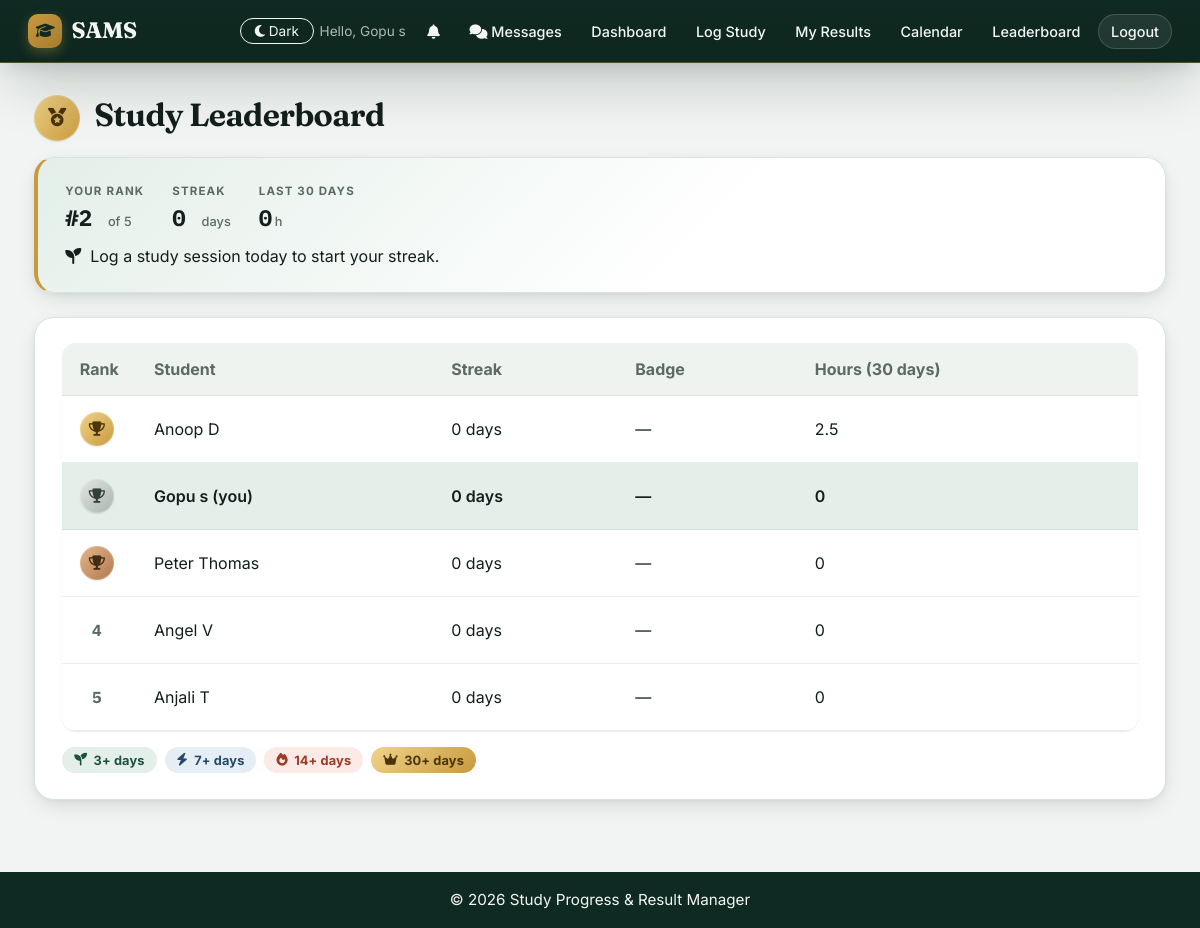
/student/leaderboard (signed in), run on the app's committed database.
### tables this page shows
CREATE TABLE "users" (
                id INTEGER PRIMARY KEY AUTOINCREMENT,
                username TEXT UNIQUE NOT NULL,
                password TEXT NOT NULL,
                role TEXT NOT NULL CHECK(role IN ('teacher', 'student', 'admin')),
                full_name TEXT NOT NULL,
                status TEXT NOT NULL CHECK(status IN ('pending', 'active', 'blocked')) DEFAULT 'pending',
                department TEXT,
                created_at TIMESTAMP DEFAULT CURRENT_TIMESTAMP
            , theme VARCHAR(10) DEFAULT 'light');

### app.py (the view)
@app.route('/student/leaderboard')
@login_required
@student_required
def leaderboard():
    conn = get_db_connection()
    students = conn.execute('''
        SELECT id, full_name FROM users
        WHERE role = 'student' AND status = 'active'
    ''').fetchall()
    thirty_days_ago = (date.today() - timedelta(days=30)).isoformat()
    board = []
    for s in students:
        streak = compute_streak(conn, s['id'])
        hours_row = conn.execute('''
            SELECT COALESCE(SUM(hours_spent), 0) AS h FROM study_logs
            WHERE student_id = ? AND study_date >= ?
        ''', (s['id'], thirty_days_ago)).fetchone()
        icon, tier, label = streak_badge(streak)
        board.append({
            'id': s['id'],
            'name': s['full_name'],
            'streak': streak,
            'hours': round(hours_row['h'], 1),
            'badge_icon': icon,
            'badge_tier': tier,
            'badge_label': label,
            'is_me': s['id'] == session['user_id']
        })
    conn.close()
    board.sort(key=lambda x: (-x['streak'], -x['hours']))
    my_entry = next((b for b in board if b['is_me']), None)
    my_rank = board.index(my_entry) + 1 if my_entry else None
    return render_template('leaderboard.html', board=board, my_rank=my_rank, my_entry=my_entry)

### app.py (called while the page is built, shortened)
def login_required(f):
    @wraps(f)
    def decorated_function(*args, **kwargs):
        if 'user_id' not in session:
            flash('Please log in to access this page.', 'error')
            return redirect(url_for('login'))
        return f(*args, **kwargs)
    return decorated_function

def student_required(f):
    @wraps(f)
    def decorated_function(*args, **kwargs):
        if session.get('role') != 'student':
            flash('This page is for students only.', 'error')
            return redirect(url_for('home'))
        return f(*args, **kwargs)
    return decorated_function

@app.context_processor
def inject_current_user():
    return {'current_user': CurrentUser(session)}

def compute_streak(conn, student_id):
    rows = conn.execute('''
        SELECT DISTINCT study_date FROM study_logs
        WHERE student_id = ? ORDER BY study_date DESC
    ''', (student_id,)).fetchall()
    streak = 0
    if rows:
        study_dates = [datetime.fromisoformat(r['study_date']).date() for r in rows]
        today = date.today()
    return streak

def streak_badge(streak):
    if streak >= 30:
        return ('fa-solid fa-crown', 'tier-legend', 'Legend')
    elif streak >= 14:
        return ('fa-solid fa-fire', 'tier-fire', 'On Fire')
    elif streak >= 7:
        return ('fa-solid fa-bolt', 'tier-consistent', 'Consistent')
    elif streak >= 3:
        return ('fa-solid fa-seedling', 'tier-building', 'Building')
    return ('', '', '')

@app.context_processor
def inject_unread_notifications():
    count = 0
    if 'user_id' in session:
        try:
            conn = get_db_connection()
            row = conn.execute(
                'SELECT COUNT(*) AS c FROM notifications WHERE user_id = ? AND is_read = 0',
                (session['user_id'],)
            ).fetchone()
            dm_row = conn.execute('''
                SELECT COUNT(*) AS c FROM direct_messages dm
                JOIN conversations conv ON conv.id = dm.conversation_id
                WHERE (conv.user_a = ? OR conv.user_b = ?) AND dm.sender_id != ? AND dm.is_read = 0
            ''', (session['user_id'], session['user_id'], session['user_id'])).fetchone()
            conn.close()
            count = (row['c'] if row else 0) + (dm_row['c'] if dm_row else 0)
        except Exception:
            count = 0
    return {'unread_count': count}

    @property
    def is_authenticated(self):
        return bool(self.id)

### templates/leaderboard.html (shortened to what this page needs)
{% extends "base.html" %}
{% block content %}
<div class="page-header-row">
    <h1><span class="icon-chip icon-chip-lg tier-legend"><i class="fa-solid fa-medal"></i></span> Study Leaderboard</h1>
</div>
{% if my_entry %}
<div class="card leaderboard-me">
    <div class="me-stat-row">
        <div class="me-stat">
            <span class="me-stat-label">Your rank</span>
            <span class="me-stat-value">#{{ my_rank }} <span class="me-stat-of">of {{ board|length }}</span></span>
        </div>
        <div class="me-stat">
            <span class="me-stat-label">Streak</span>
            <span class="me-stat-value">{{ my_entry.streak }} <span class="me-stat-of">day{{ 's' if my_entry.streak != 1 }}</span></span>
        </div>
        <div class="me-stat">
            <span class="me-stat-label">Last 30 days</span>
            <span class="me-stat-value">{{ my_entry.hours }}<span class="me-stat-of">h</span></span>
        </div>
    </div>
    {% if my_entry.streak == 0 %}
        <p class="text-muted" style="margin-top: 0.9rem;"><i class="fa-solid fa-seedling"></i>&nbsp; Log a study session today to start your streak.</p>
    {% endif %}
</div>
{% endif %}
<div class="card table-card">
    <table class="data-table">
        <thead>
            <tr>
                <th>Rank</th>
                <th>Student</th>
                <th>Streak</th>
                <th>Badge</th>
                <th>Hours (30 days)</th>
            </tr>
        </thead>
        <tbody>
            {% for row in board %}
            <tr class="{% if row.is_me %}leaderboard-highlight{% endif %}">
                <td class="rank-cell">
                    {% if loop.index == 1 %}<span class="icon-chip rank-gold"><i class="fa-solid fa-trophy"></i></span>
                    {% elif loop.index == 2 %}<span class="icon-chip rank-silver"><i class="fa-solid fa-trophy"></i></span>
                    {% elif loop.index == 3 %}<span class="icon-chip rank-bronze"><i class="fa-solid fa-trophy"></i></span>
                    {% else %}<span class="rank-number">{{ loop.index }}</span>{% endif %}
                </td>
                <td>{{ row.name }}{% if row.is_me %} <span class="text-muted">(you)</span>{% endif %}</td>
                <td>{{ row.streak }} day{{ 's' if row.streak != 1 }}</td>
                <td>{% if row.badge_icon %}<span class="badge-pill {{ row.badge_tier }}"><i class="{{ row.badge_icon }}"></i> {{ row.badge_label }}</span>{% else %}<span class="text-muted">—</span>{% endif %}</td>
                <td>{{ row.hours }}</td>
            </tr>
            {% endfor %}
        </tbody>
    </table>
    <p class="text-muted legend-row">
        <span class="badge-pill tier-building"><i class="fa-solid fa-seedling"></i> 3+ days</span>
        <span class="badge-pill tier-consistent"><i class="fa-solid fa-bolt"></i> 7+ days</span>
        <span class="badge-pill tier-fire"><i class="fa-solid fa-fire"></i> 14+ days</span>
        <span class="badge-pill tier-legend"><i class="fa-solid fa-crown"></i> 30+ days</span>
    </p>
</div>
{% endblock %}

### templates/base.html (shortened to what this page needs)
<!DOCTYPE html>
<html lang="en">
<head>
    <link rel="stylesheet" href="https://cdnjs.cloudflare.com/ajax/libs/font-awesome/6.5.1/css/all.min.css">
    <link rel="stylesheet" href="{{ url_for('static', filename='style.css') }}">
</head>
<body class="{{ current_user.theme if current_user.is_authenticated else 'light' }}">
    <nav class="navbar">
        <div class="nav-brand">
            <a href="{{ url_for('home') }}"><i class="fa-solid fa-graduation-cap"></i> SAMS</a>
        </div>
        <div class="nav-links">
            {% if current_user.is_authenticated %}
                <form action="{{ url_for('toggle_theme') }}" method="POST" style="display:inline;">
                  <button type="submit" class="theme-toggle">
                    {% if current_user.theme == 'dark' %}<i class="fa-solid fa-sun"></i> Light{% else %}<i class="fa-solid fa-moon"></i> Dark{% endif %}
                  </button>
                </form>
                <span class="welcome-text">Hello, {{ session.get('full_name') }}</span>
                <a href="{{ url_for('notifications') }}" class="nav-bell" title="Notifications">
                    <i class="fa-solid fa-bell"></i>{% if unread_count and unread_count > 0 %}<span class="bell-badge">{{ unread_count }}</span>{% endif %}
                </a>
                <a href="{{ url_for('chat.inbox') }}"><i class="fa-solid fa-comments"></i> Messages</a>
                {% if session.get('role') == 'teacher' %}
                    <a href="{{ url_for('teacher_dashboard') }}">Dashboard</a>
                    <a href="{{ url_for('enter_marks') }}">Enter Marks</a>
                    <a href="{{ url_for('assign_task') }}">Assign Task</a>
                {% elif session.get('role') == 'student' %}
                    <a href="{{ url_for('student_dashboard') }}">Dashboard</a>
                    <a href="{{ url_for('add_study_log') }}">Log Study</a>
                    <a href="{{ url_for('view_results') }}">My Results</a>
                    <a href="{{ url_for('student_calendar') }}">Calendar</a>
                    <a href="{{ url_for('leaderboard') }}">Leaderboard</a>
                {% elif session.get('role') == 'admin' %}
                    <a href="{{ url_for('admin_dashboard') }}">Admin Panel</a>
                    <a href="{{ url_for('admin_alerts') }}">Alerts</a>
                {% endif %}
                <a href="{{ url_for('logout') }}" class="btn-logout">Logout</a>
            {% else %}
                <a href="{{ url_for('login') }}">Login</a>
                <a href="{{ url_for('register') }}">Register</a>
            {% endif %}
        </div>
    </nav>
    <main class="container">
        {% block content %}{% endblock %}
    </main>
    <footer>
        <p>&copy; 2026 Study Progress & Result Manager</p>
    </footer>
</body>
</html>

### data on the page
users: get "Gopu s", name "Gopu s", shows "(you)", streak "0", streak "s", hours "0"
users: name "Anoop D", streak "0", streak "s", hours "2.5"
users: name "Peter Thomas", streak "0", streak "s", hours "0"
users: name "Angel V", streak "0", streak "s", hours "0"
users: name "Anjali T", streak "0", streak "s", hours "0"

### other printed values
{{ my_rank }} "2"
{{ board|length }} "5"
{{ my_entry.streak }} "0"
{{ 's' if my_entry.streak != 1 }} "s"
{{ my_entry.hours }} "0"
